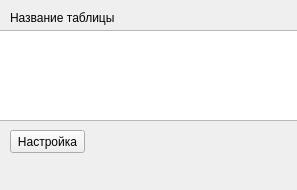
<?xml version="1.0" encoding="UTF-8"?>
<ui version="4.0">
 <class>TableForm</class>
 <widget class="QWidget" name="TableForm">
  <property name="windowModality">
   <enum>Qt::ApplicationModal</enum>
  </property>
  <property name="geometry">
   <rect>
    <x>0</x>
    <y>0</y>
    <width>297</width>
    <height>190</height>
   </rect>
  </property>
  <property name="windowTitle">
   <string>Окно настройки таблицы</string>
  </property>
  <property name="autoFillBackground">
   <bool>true</bool>
  </property>
  <widget class="QTableView" name="tableViewWidget">
   <property name="geometry">
    <rect>
     <x>-1</x>
     <y>30</y>
     <width>301</width>
     <height>91</height>
    </rect>
   </property>
   <property name="acceptDrops">
    <bool>false</bool>
   </property>
   <property name="editTriggers">
    <set>QAbstractItemView::NoEditTriggers</set>
   </property>
   <property name="tabKeyNavigation">
    <bool>false</bool>
   </property>
   <property name="showDropIndicator" stdset="0">
    <bool>false</bool>
   </property>
   <property name="dragDropOverwriteMode">
    <bool>false</bool>
   </property>
  </widget>
  <widget class="QLabel" name="label">
   <property name="geometry">
    <rect>
     <x>10</x>
     <y>10</y>
     <width>111</width>
     <height>16</height>
    </rect>
   </property>
   <property name="text">
    <string>&lt;html&gt;&lt;head/&gt;&lt;body&gt;&lt;p&gt;Название таблицы&lt;/p&gt;&lt;/body&gt;&lt;/html&gt;</string>
   </property>
  </widget>
  <widget class="QPushButton" name="pushButtonSetting">
   <property name="geometry">
    <rect>
     <x>10</x>
     <y>130</y>
     <width>75</width>
     <height>23</height>
    </rect>
   </property>
   <property name="text">
    <string>Настройка</string>
   </property>
  </widget>
 </widget>
 <resources/>
 <connections/>
</ui>
